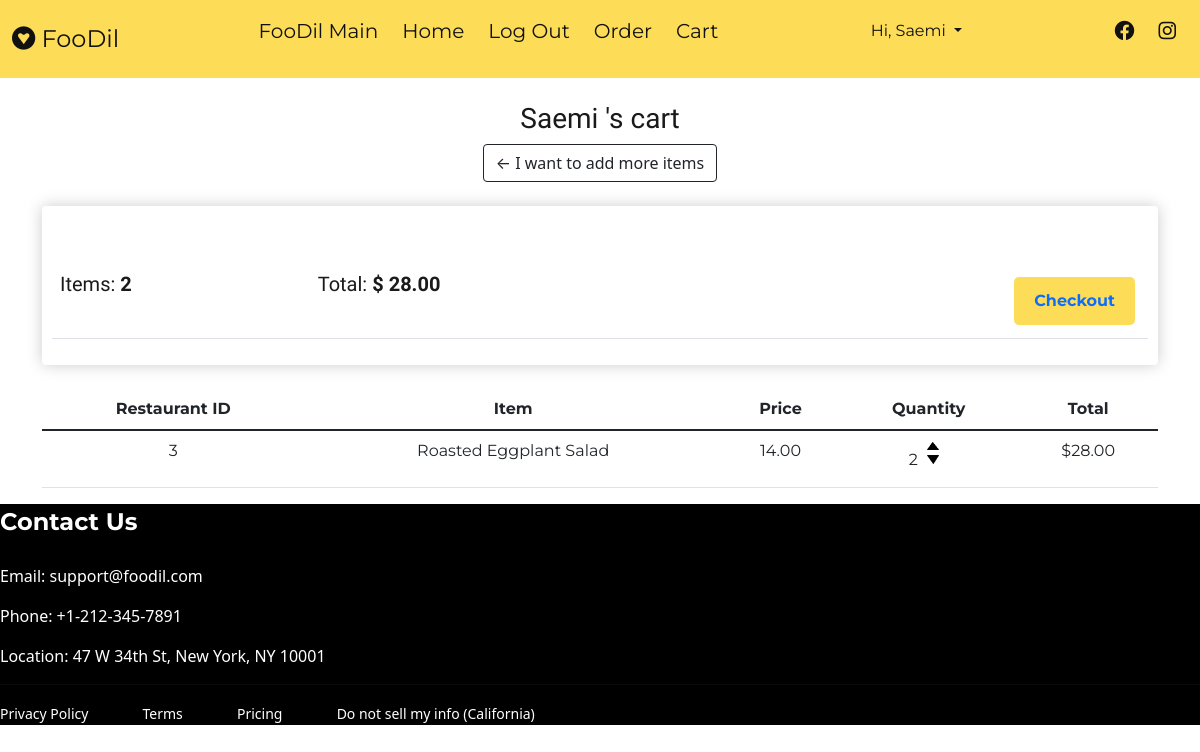
The app's page /customer/cart/ (signed in) with its own data.
### customer/models.py (models this page shows, shortened)
class Order(models.Model):
    username = models.ForeignKey(Customer_Account, on_delete=models.SET_NULL, null=True)
    restaurantID = models.ForeignKey(Restaurant_Account, on_delete=models.SET_NULL, null=True)
    orderedDate = models.DateTimeField(auto_now_add=True)
    complete = models.BooleanField(default=False, null=True, blank=True)
    transaction_id = models.CharField(max_length=200, null=True)
    @property
    def get_cart_total(self):
        orderitems = self.orderitem_set.all()
        total = sum([item.get_total for item in orderitems])
        return total
    @property
    def get_cart_items(self):
        orderitems = self.orderitem_set.all()
        total = sum([item.quantity for item in orderitems])
        return total

class OrderItem(models.Model):
    restaurantID = models.ForeignKey(Restaurant_Account, on_delete=models.SET_NULL, null=True)
    item = models.ForeignKey(Menu, on_delete=models.SET_NULL, blank=True, null=True)
    order = models.ForeignKey(Order, on_delete=models.SET_NULL, blank=True, null=True)
    quantity = models.IntegerField(default=0, null=True, blank=True)
    addedDate = models.DateTimeField(auto_now_add=True)
    isPaid = models.BooleanField(default=False, null=True, blank=True)
    transaction_id = models.CharField(max_length=200, null=True, blank=True)
    @property
    def get_total(self):
        total = self.item.price * self.quantity
        return total

### restaurant/models.py (models this page shows, shortened)
class Menu(models.Model):
    restaurantID = models.ForeignKey(Restaurant_Account, on_delete=models.CASCADE, default=None, null=True)
    item = models.CharField(max_length=100)
    itemImage = models.ImageField(upload_to='images/', blank=True)
    price = models.DecimalField(max_digits=6, decimal_places=2)
    category = models.CharField(
        max_length=20,
        choices=CHOICES)

class Restaurant_Account(models.Model):
    user = models.OneToOneField(User, on_delete=models.CASCADE)
    is_customer = models.BooleanField(default=False)
    is_restaurant = models.BooleanField(default=True)
    restaurantID = models.AutoField(primary_key=True)
    name = models.CharField(max_length=200)
    isActive = models.BooleanField(default=True)
    image = models.ImageField(upload_to='images/', blank=True)
    phoneNumberRegex = RegexValidator(regex = r"^(?:(?:\+?1\s*(?:[.-]\s*)?)?(?:\(\s*([2-9]1[02-9]|[2-9][02-8]1|[2-9][02-8][02-9])\s*\)|([2-9]1[02-9]|[2-9][02-8]1|[2-9][02-8][02-9]))\s*(?:[.-]\s*)?)?([2-9]1[02-9]|[2-9][02-9]1|[2-9][02-9]{2})\s*(?:[.-]\s*)?([0-9]{4})(?:\s*(?:#|x\.?|ext\.?|extension)\s*(\d+))?$")
    phone = models.CharField(validators = [phoneNumberRegex], max_length = 12, unique = True)
    website = models.URLField(blank=True)
    country = models.CharField(max_length=50)
    hours = models.CharField(max_length=150, null=True, blank=True)
    def __str__(self):
        return str(self.restaurantID)

### customer/decorators.py (the view)
        def wrapper_func(request, *args, **kwargs):
            group = None
            if request.user.groups.exists():
                group = request.user.groups.all()[0].name
            if group in allowed_roles:
                return view_func(request, *args, **kwargs)
            else:
                return HttpResponse('You are not authorized to view this page. You need to login as a customer. To sign up or login, please logout first.')

### customer/views.py (called while the page is built)
@login_required(login_url='login')
@allowed_users(allowed_roles=['admin', 'customer'])
def Cart(request):
    customer = Customer_Account.objects.get(user=request.user.id)
    if request.user.is_superuser:
        items = []
        order = {'get_cart_total': 0, 'get_cart_items': 0}
        cartItems = order.get_cart_items
    else:
        order, created = Order.objects.get_or_create(username=customer, complete=False, )
        items = order.orderitem_set.all()
        cartItems = order.get_cart_items
    rids = [x.restaurantID for x in items]
    result = 'empty'
    for i in range(len(rids)-1):
        if rids[i] == rids[i+1]:
            result = 'same'
        else:
            result = 'different'
    context = {'items': items, 'order': order, 'cartItems': cartItems, 'result': result,}
    return render(request, 'customer/cart.html', context)

### templates/customer/cart.html (shortened to what this page needs)
{% extends 'customer/base.html' %}
{% load static %}
{% block content %}
<center>
    <br>
    <h3>{{ request.user.first_name }} 's cart</h3>
    <a class="btn btn-outline-dark" href="{% url 'order' %}">&#x2190; I want to add more items</a>
    <br><br>
</center>
<div class="container">
    <div class="col-lg-12">
        <div class="box-element">
            <br>
            <br>
            <table class="table">
                <tr>
                    <th>
                        <h5>Items: <strong>{{order.get_cart_items}}</strong></h5>
                    </th>
                    <th>
                        <h5>Total:<strong> $ {{order.get_cart_total|floatformat:2}}</strong></h5>
                    </th>
                    <th>
                        {% if result == 'same' or result == 'empty' %}
                        <a style="float:right; margin:5px; text-decoration: none;" class="myBtn"
                            style="background-color: #fddc57;" href="{% url 'checkout' %}">Checkout</a>
                        {% else %}
                        <a style="float:right; margin:5px; text-decoration: none;" class="myBtn"
                            style="background-color: #fddc57;" href="#" onclick="error()">Checkout</a>
                        {% endif %}
                    </th>
                </tr>
            </table>
        </div>
        <br>
        <table class="table text-center" style="font-family: 'Montserrat', sans-serif;">
            {% if not items %}
            <center>
                <img src="{% static 'customer/images/empty_cart.gif' %}" style="height: 250px; width: 500px;" />
                <br><br>
                <h3>Your cart is currently empty. <br> Click <a href="{% url 'order' %}">here</a> to explore nearby
                    restaurants!</h3>
            </center>
            {% else %}
            <thead>
                <tr>
                    <th scope="col">Restaurant ID</th>
                    <th scope="col">Item</th>
                    <th scope="col">Price</th>
                    <th scope="col">Quantity</th>
                    <th scope="col">Total</th>
                </tr>
            </thead>
            <tbody>
                {% for item in items %}
                <tr>
                    <td>{{item.item.restaurantID}}</td>
                    <td>{{item.item.item}}</td>
                    <td>{{item.item.price}}</td>
                    <td>
                        {{item.quantity}}
                        <div class="quantity" style="display: inline-block; font-weight: 700; padding-right:10px;">
                            <img data-rid="{{item.item.restaurantID}}" data-item="{{item.item.id}}" data-action="add"
                                class="chg-quantity update-cart" src="{% static 'customer/images/arrow-up.png' %}"
                                style="width: 12px;background-color: #fff; cursor: pointer; display:block; margin-top: 3px; margin-left: 5px;">
                            <img data-rid="{{item.item.restaurantID}}" data-item="{{item.item.id}}" data-action="remove"
                                class="chg-quantity update-cart" src="{% static 'customer/images/arrow-down.png' %}"
                                style="width: 12px; background-color: #fff; cursor: pointer; display:block; margin-top: 5px; margin-left: 5px;">
                        </div>
                    </td>
                    <td>
                        <p>${{item.get_total|floatformat:2}}</p>
                    </td>
                </tr>
                {% endfor %}
                {% endif %}
            </tbody>
        </table>
    </div>
</div>
{% endblock %}

### templates/customer/base.html (shortened to what this page needs)
{% load static %}
<!DOCTYPE html>
<html lang="en">
<head>
    <link rel="stylesheet" href="{% static 'customer/css/style.css' %}?after">
    <link href="https://cdn.jsdelivr.net/npm/bootstrap@5.1.3/dist/css/bootstrap.min.css" rel="stylesheet"
>
    <link rel="stylesheet" href="https://cdnjs.cloudflare.com/ajax/libs/font-awesome/6.0.0/css/all.min.css"
 />
</head>
<body>
    <div class="culmn">
        <nav class="main_navbar">
            <div class="navbar__logo">
                <i class="fa-brands fa-gratipay"></i>
                <a href="{% url 'index' %}">FooDil</a>
            </div>
            <ul class="navbar__menu">
                <li><a href="{% url 'main' %}">FooDil Main</a></li>
                {% if user.is_authenticated %}
                <li><a href="{% url 'index' %}">Home</a></li>
                <li><a href="{% url 'logout' %}">Log Out</a></li>
                {% else %}
                <li><a href="{% url 'login' %}">Login</a></li>
                {% endif %}
                <li><a href="{% url 'order' %}">Order</a></li>
                <li><a href="{% url 'cart' %}">Cart</a></li>
            </ul>
            {% if user.is_authenticated %}
            <ul class="navbar__hello">
                <li id="hello-msg">
                    <div class="dropdown show">
                        <a class="btn myDropdown dropdown-toggle" href="#" role="button" id="dropdownMenuLink"
                            data-toggle="dropdown" aria-haspopup="true" aria-expanded="false"
                            style="box-shadow:none; outline:none;">
                            Hi, {{ request.user.first_name }}
                        </a>
                    </div>
                </li>
            </ul>
            {% endif %}
            <ul class="navbar__links">
                <li><a href="http://facebook.com"><i class="fa-brands fa-facebook"></i></a></li>
                <li><a href="http://instagram.com"><i class="fa-brands fa-instagram"></i></a></li>
            </ul>
        </nav>
        {% block content %}
        {% endblock %}
    </div>
    {% include 'customer/footer.html' %}
</body>
</html>

### customer/static/customer/css/style.css (style rules this page uses)
html, body { font-size: 16px; color: #797979; width: 100%; padding: 0; margin-left: 0; margin-right: 0; font-weight: 400; width: 100%; font-family: 'Raleway', sans-serif; }
h1, h2, h3, h4, h5, h6 { margin: 0; font-family: 'Raleway', sans-serif; color: #1a1a1a; margin-bottom: 10px; }
h3 { font-size: 1.500rem; line-height: 2rem; }
h5 { font-size: 1.125rem; line-height: 1.575rem }
.culmn { width: 100%; overflow: hidden; }
.main_navbar { display: flex; justify-content: space-between; align-items: center; background-color: #fddc57; padding: 8px 12px; font-family: 'Montserrat', sans-serif; }
.main_navbar a { text-decoration: none; color: #111; }
.navbar__logo { font-size: 24px; color: #111; }
.navbar__menu { font-size: 20px; display: flex; list-style: none; padding-left: 0; }
.navbar__hello { font-size: 20px; display: flex; list-style: none; padding-left: 0; }
.navbar__links { font-size: 20px; list-style: none; color: #111; display: flex; padding-left: 0; }
.navbar__links li { padding: 8px 12px; }
.navbar__menu li { padding: 8px 12px; }
.myBtn, .myDropdown { padding: 12px 20px; border-radius: 5px; border-style: none; font-family: 'Montserrat', sans-serif; background-color: #fddc57; font-weight: bold; }
.update-cart { background-color:#fddc57; }
.box-element { box-shadow: hsl(0, 0%, 80%) 0 0 16px; background-color: #fff; border-radius: 4px; padding: 10px; }

### records on screen
Order: get_cart_items "2", get_cart_total "28.00"
OrderItem: item.restaurantID "3", item.item "Roasted Eggplant Salad", item.price "14.00", quantity "2", get_total "28.00"

### other values on screen
{{ request.user.first_name }} "Saemi"
